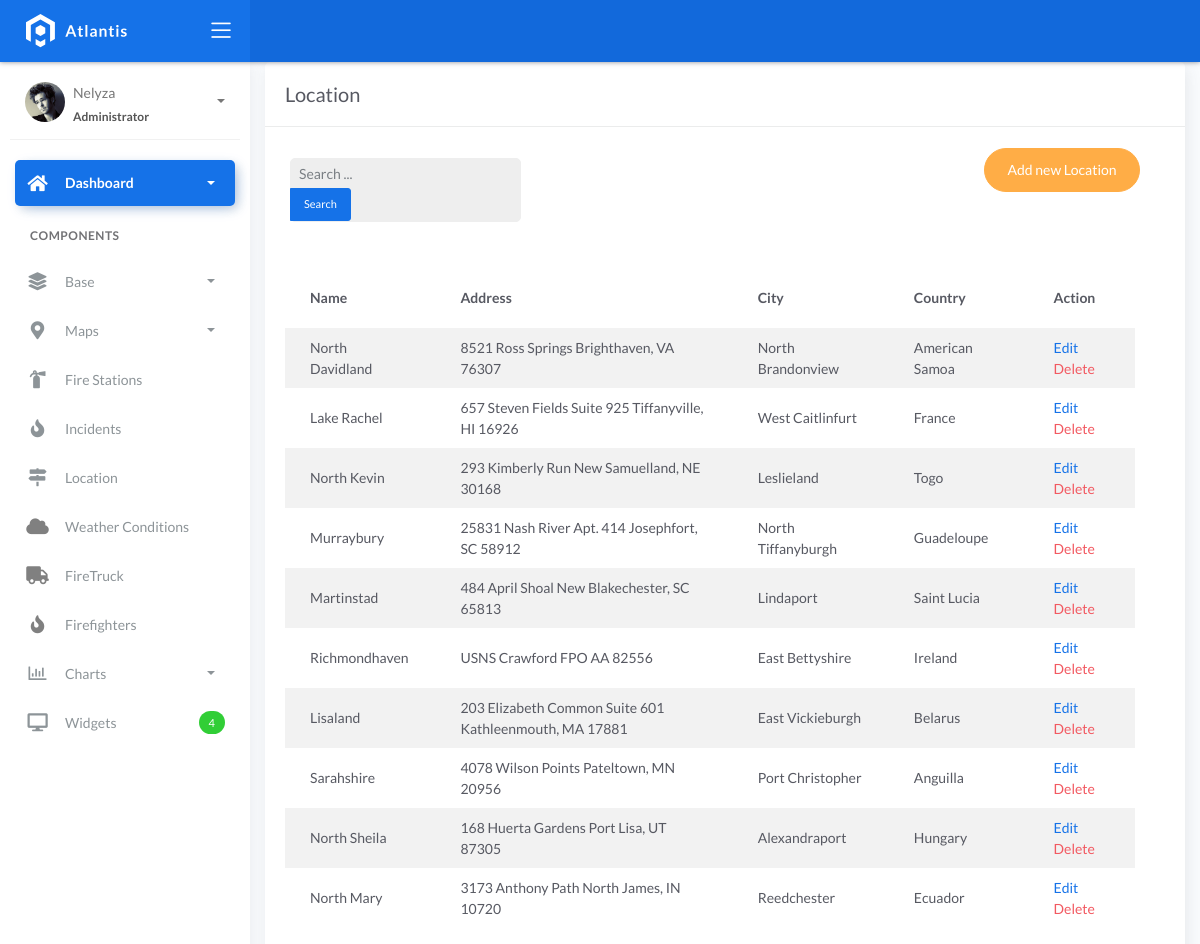
Before: /location_list/ with the older database file.
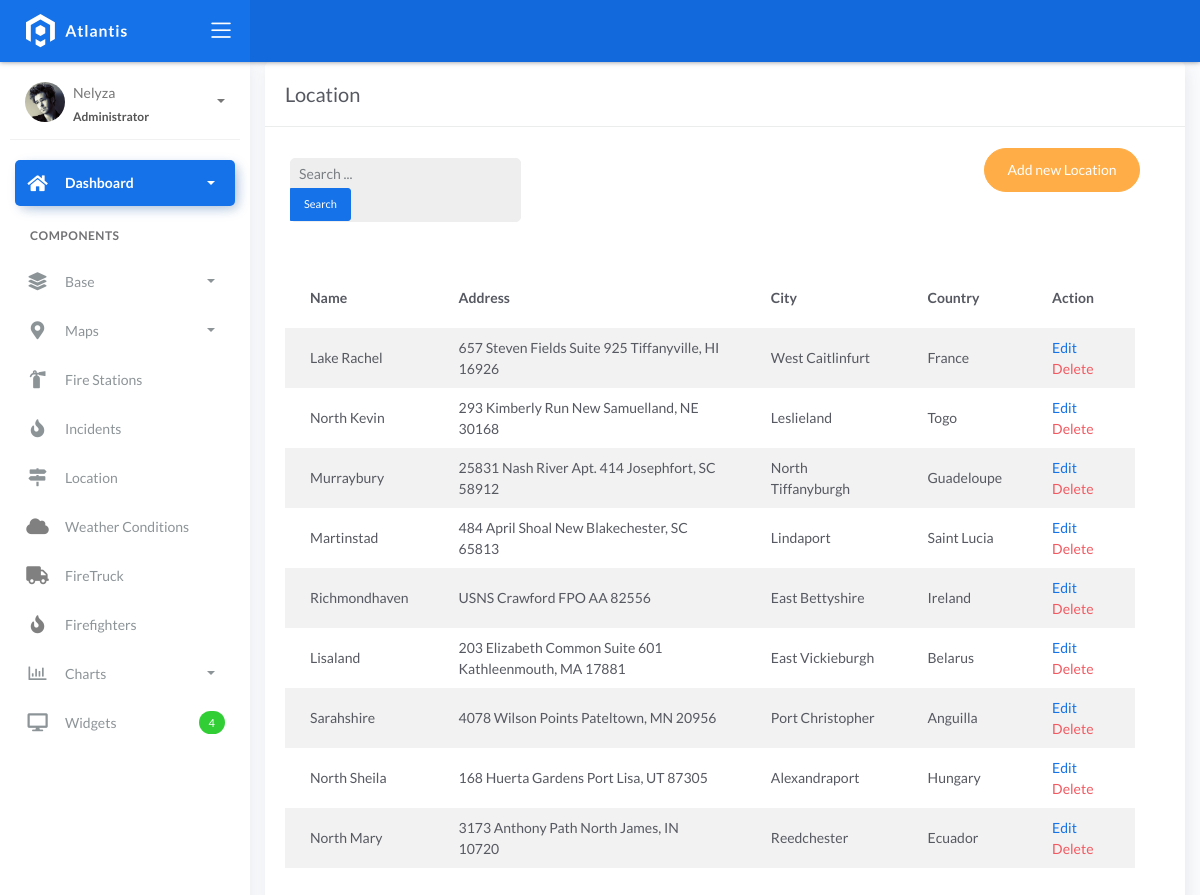
After: the same page with the newer database file.
### fire/models.py (models this page shows)
class BaseModel(models.Model):
    created_at = models.DateTimeField(auto_now_add=True, db_index=True)
    updated_at = models.DateTimeField(auto_now=True)
    class Meta:
        abstract = True

class Locations(BaseModel):
    name = models.CharField(max_length=150)
    latitude = models.DecimalField(
        max_digits=22, decimal_places=16, null=True, blank=True)
    longitude = models.DecimalField(
        max_digits=22, decimal_places=16, null=True, blank=True)
    address = models.CharField(max_length=150)
    city = models.CharField(max_length=150)  # can be in separate table
    country = models.CharField(max_length=150)  # can be in separate table

### fire/views.py (the view, shortened to what this page needs)
# urls.py: path('location_list/',  LocationListView.as_view(), name='location-list'),
class LocationListView(ListView):
    model = Locations
    template_name = 'location_list.html'
    context_object_name = 'object_list'
    paginate_by = 10
    def get_queryset(self, *args, **kwargs):
        qs = super().get_queryset(*args, **kwargs)
        query = self.request.GET.get("q")
        return qs

### templates/location_list.html (shortened to what this page needs)
{% extends 'base.html' %}
{% load static %}
{% block content %}
<div class="content">
  <div class="container-fluid">
     <div class="row">
      <div class="col-md-12">
        <div class="card">
         <div class="card-header">
           <div class="card-title">Location</div>
        </div>
        <div class="col-md-12 row">
          <div class="col-md-4">
            <form class="navbar-left navbar-form nav-search mr-md-3" action="{% url 'location-list' %}">
              <div class="form-group">
                <div class="input-group">
                  <input type="text" id="search" placeholder="Search ..." class="form-control form-control-sm" name="q" />
                  <div class="input-group-append">
                    <button class="btn btn-sm btn-primary" type="submit">Search</button>
                  </div>
                </div>
              </div>
            </form>
          </div>
        <div class="col-md-2">
         </div>
            <div class="col-md-6">
              <div class="pull-right"> <a href="{% url 'location-add' %}" class="btn btn-warning btn-rounded">Add new Location</a>
        </div>
        </div>
        <div class="card-body">
        <table class="table table-striped mt-3">
        <thead>
            <tr>
              <th scope="col">Name</th>
              <th scope="col">Address</th>
              <th scope="col">City</th>
              <th scope="col">Country</th>
              <th scope="col">Action</th>
            </tr>
            </thead>
            <tbody>
              {% for object in object_list %}
              <tr>
                <td>{{ object.name }}</td>
                <td>{{ object.address }}</td>
                <td>{{ object.city }}</td>
                <td>{{ object.country }}</td>
                <td>
                    <a href="{% url 'location-update' object.id %}">Edit</a>
                    <a href="{% url 'location-delete' object.id %}" class="text-danger">Delete</a>
                </td>
              </tr>
              {% empty %}
              <tr>
                <td colspan="5" style="text-align: center">
                <p class="text-sm font-weight-bold mb-0">No Records Found.</p>
                </td>
            </tr>
              {% endfor %}
              </tbody>
            </table>
           </div>
          </div>
        </div>
      </div>
    </div>
</div>
{% endblock %}

Changed rows visible on the page:
removed Locations: name "North Davidland", address "8521 Ross Springs Brighthaven, VA 76307", city "North Brandonview", country "American Samoa"
